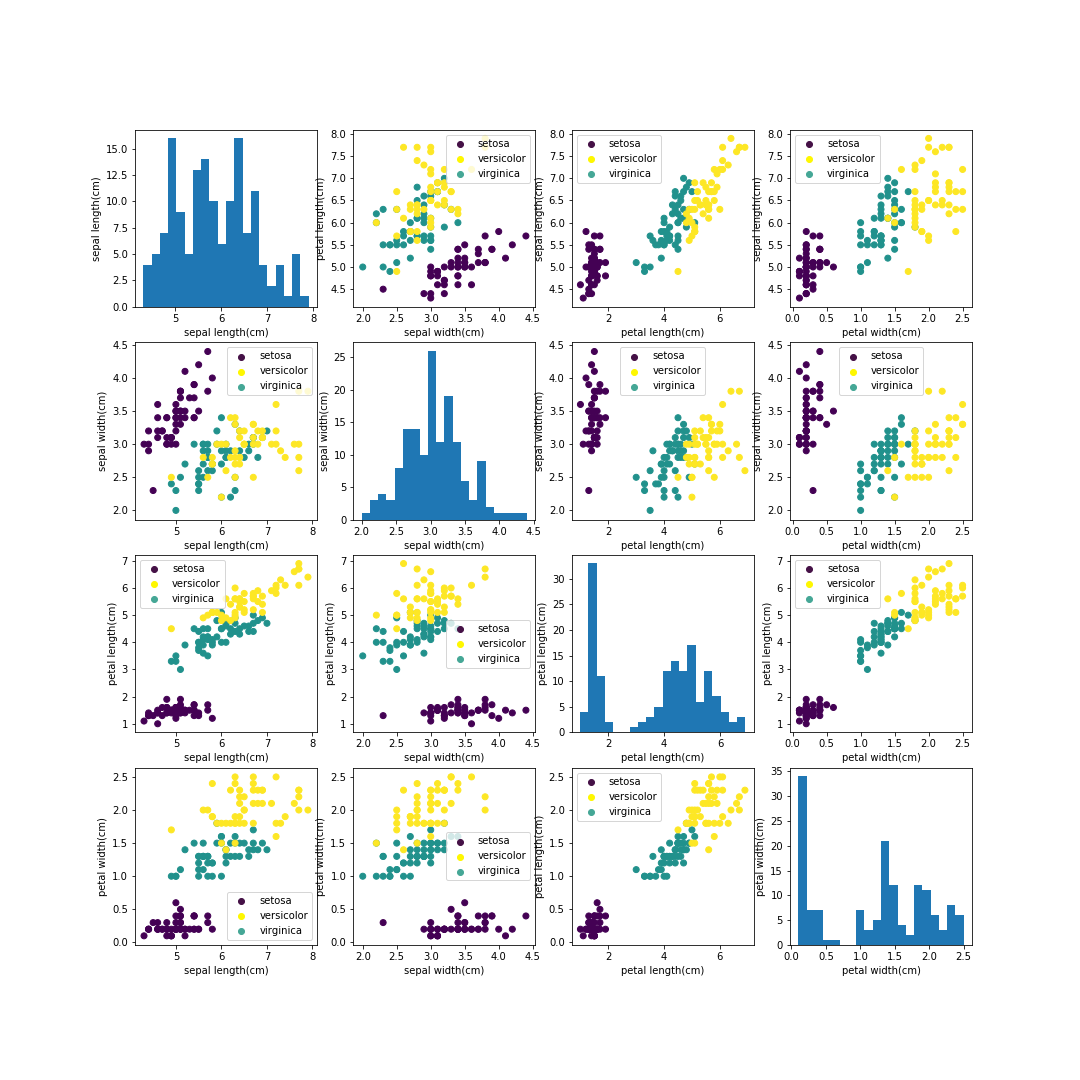

Write the Python code that produced this figure.
#!/usr/bin/env python3
# -*- coding: utf-8 -*-
"""
Created on Sun Jan 28 19:24:36 2018

@author: albertzhang
"""

import matplotlib.pyplot as plt
import numpy as np
from sklearn.datasets import load_iris 
iris_dataset = load_iris()


sl=list()
sw=list()
pl=list()
pw=list()
y = iris_dataset['target']

for i in range(len(iris_dataset['data'])):
    sl.append(iris_dataset['data'][i][0])
    sw.append(iris_dataset['data'][i][1])
    pl.append(iris_dataset['data'][i][2])
    pw.append(iris_dataset['data'][i][3])

fig, axes = plt.subplots(4,4,figsize=(15,15))
axes[0,0].hist(sl,bins=20)
axes[0,0].set_xlabel('sepal length(cm)')
axes[0,0].set_ylabel('sepal length(cm)')
axes[0,1].scatter(sw,sl,c=y,marker='o')
axes[0,1].scatter([],[],c='#451146',marker='o',label='setosa')
axes[0,1].scatter([],[],c='#fef700',marker='o',label='versicolor')
axes[0,1].scatter([],[],c='#45a796',marker='o',label='virginica')
axes[0,1].set_xlabel('sepal width(cm)')
axes[0,1].set_ylabel('petal length(cm)')
axes[0,1].legend()
axes[0,2].scatter(pl,sl,c=y,marker='o')
axes[0,2].scatter([],[],c='#451146',marker='o',label='setosa')
axes[0,2].scatter([],[],c='#fef700',marker='o',label='versicolor')
axes[0,2].scatter([],[],c='#45a796',marker='o',label='virginica')
axes[0,2].set_xlabel('petal length(cm)')
axes[0,2].set_ylabel('sepal length(cm)')
axes[0,2].legend()
axes[0,3].scatter(pw,sl,c=y,marker='o')
axes[0,3].scatter([],[],c='#451146',marker='o',label='setosa')
axes[0,3].scatter([],[],c='#fef700',marker='o',label='versicolor')
axes[0,3].scatter([],[],c='#45a796',marker='o',label='virginica')
axes[0,3].set_xlabel('petal width(cm)')
axes[0,3].set_ylabel('sepal length(cm)')
axes[0,3].legend()
axes[1,0].scatter(sl,sw,c=y,marker='o')
axes[1,0].scatter([],[],c='#451146',marker='o',label='setosa')
axes[1,0].scatter([],[],c='#fef700',marker='o',label='versicolor')
axes[1,0].scatter([],[],c='#45a796',marker='o',label='virginica')
axes[1,0].set_xlabel('sepal length(cm)')
axes[1,0].set_ylabel('sepal width(cm)')
axes[1,0].legend()
axes[1,1].hist(sw,bins=20)
axes[1,1].set_xlabel('sepal width(cm)')
axes[1,1].set_ylabel('sepal width(cm)')
axes[1,2].scatter(pl,sw,c=y,marker='o')
axes[1,2].scatter([],[],c='#451146',marker='o',label='setosa')
axes[1,2].scatter([],[],c='#fef700',marker='o',label='versicolor')
axes[1,2].scatter([],[],c='#45a796',marker='o',label='virginica')
axes[1,2].set_xlabel('petal length(cm)')
axes[1,2].set_ylabel('sepal width(cm)')
axes[1,2].legend()
axes[1,3].scatter(pw,sw,c=y,marker='o')
axes[1,3].scatter([],[],c='#451146',marker='o',label='setosa')
axes[1,3].scatter([],[],c='#fef700',marker='o',label='versicolor')
axes[1,3].scatter([],[],c='#45a796',marker='o',label='virginica')
axes[1,3].set_xlabel('petal width(cm)')
axes[1,3].set_ylabel('sepal width(cm)')
axes[1,3].legend()
axes[2,0].scatter(sl,pl,c=y,marker='o')
axes[2,0].scatter([],[],c='#451146',marker='o',label='setosa')
axes[2,0].scatter([],[],c='#fef700',marker='o',label='versicolor')
axes[2,0].scatter([],[],c='#45a796',marker='o',label='virginica')
axes[2,0].legend()
axes[2,0].set_xlabel('sepal length(cm)')
axes[2,0].set_ylabel('petal length(cm)')
axes[2,1].scatter(sw,pl,c=y,marker='o')
axes[2,1].scatter([],[],c='#451146',marker='o',label='setosa')
axes[2,1].scatter([],[],c='#fef700',marker='o',label='versicolor')
axes[2,1].scatter([],[],c='#45a796',marker='o',label='virginica')
axes[2,1].legend()
axes[2,1].set_xlabel('sepal width(cm)')
axes[2,1].set_ylabel('petal length(cm)')
axes[2,2].hist(pl,bins=20)
axes[2,2].set_xlabel('petal length(cm)')
axes[2,2].set_ylabel('petal length(cm)')
axes[2,3].scatter(pw,pl,c=y,marker='o')
axes[2,3].scatter([],[],c='#451146',marker='o',label='setosa')
axes[2,3].scatter([],[],c='#fef700',marker='o',label='versicolor')
axes[2,3].scatter([],[],c='#45a796',marker='o',label='virginica')
axes[2,3].set_xlabel('petal width(cm)')
axes[2,3].set_ylabel('petal length(cm)')
axes[2,3].legend()
axes[3,0].scatter(sl,pw,c=y,marker='o')
axes[3,0].scatter([],[],c='#451146',marker='o',label='setosa')
axes[3,0].scatter([],[],c='#fef700',marker='o',label='versicolor')
axes[3,0].scatter([],[],c='#45a796',marker='o',label='virginica')
axes[3,0].set_xlabel('sepal length(cm)')
axes[3,0].set_ylabel('petal width(cm)')
axes[3,0].legend()
axes[3,1].scatter(sw,pw,c=y,marker='o')
axes[3,1].scatter([],[],c='#451146',marker='o',label='setosa')
axes[3,1].scatter([],[],c='#fef700',marker='o',label='versicolor')
axes[3,1].scatter([],[],c='#45a796',marker='o',label='virginica')
axes[3,1].set_xlabel('sepal width(cm)')
axes[3,1].set_ylabel('petal width(cm)')
axes[3,1].legend()
axes[3,2].scatter(pl,pw,c=y,marker='o')
axes[3,2].scatter([],[],c='#451146',marker='o',label='setosa')
axes[3,2].scatter([],[],c='#fef700',marker='o',label='versicolor')
axes[3,2].scatter([],[],c='#45a796',marker='o',label='virginica')
axes[3,2].set_xlabel('petal length(cm)')
axes[3,2].set_ylabel('petal length(cm)')
axes[3,2].legend()
axes[3,3].hist(pw,bins=20)
axes[3,3].set_xlabel('petal width(cm)')
axes[3,3].set_ylabel('petal width(cm)')
plt.savefig('task32.png')
plt.show()

